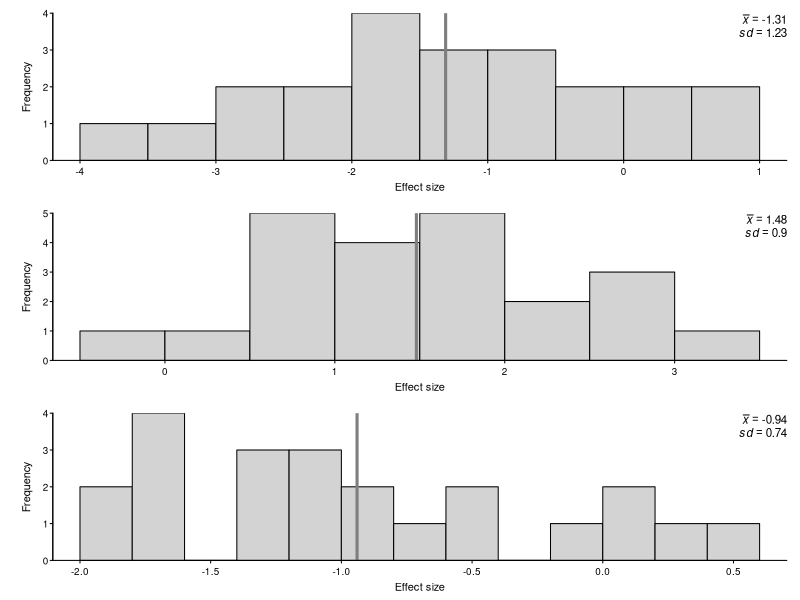

Write the R code that produced this figure.
# Summary of detection-time sensitivities (regression coefficients)
# from Novak 2013 as requested by reviewer

htimes <-
  read.csv("../data/orig/NZ-HandlingTimes-MRegnCoeff-MeasuredOnly.csv",
           skip = 2)

# As done in 'DataPrep.R'
htimes <- subset(htimes, ConLevel == 0.1 & Type != 'Unweighted')

# Here also remove 'mean' estimates (i.e. estimates based on only 1 observation)
# but keep H.scobina since they are used too
htimes <- subset(htimes, Type != 'Mean')

# Calculate mean effect size
summ <- round(apply(cbind(htimes$logPredSizeC, 
                    htimes$logPreySizeC, 
                    htimes$logTempC), 
              2, 
              function(x){c(mean = mean(x), 
                            sd = sd(x))}),
              2)

pdf('../figs/MRegnCoeff_histograms.pdf', height = 5, width = 3)
par(
  cex = 0.8,
  cex.axis = 0.9,
  cex.lab = 1,
  tcl = -0.2,
  mar = c(3, 4, 1, 1),
  mgp = c(1.5, 0.3, 0),
  las = 1,
  yaxs = 'i',
  mfrow = c(3, 1)
)
  bks <- 10
  
  hist(htimes$logPredSizeC, 
       breaks = bks, 
       main = '',
       xlab = 'Effect size')
    abline(v = summ['mean', 1], 
           col = 'grey50', 
           lwd = 3)
    box(lwd = 1,
        bty = 'l')
    mtext('(a)', 
          3, 
          adj = -0.2, 
          line = 0, 
          cex = 0.8)
    mtext(bquote(bar(italic(x)) == .(summ['mean', 1])), 
          3,
          adj = 1,
          line = -1,
          cex = 0.7)
    mtext(bquote(italic(sd) == .(summ['sd', 1])), 
          3,
          adj = 1,
          line = -2, 
          cex = 0.7)
    
  hist(htimes$logPreySizeC, 
       breaks = bks, 
       main = '',
       xlab = 'Effect size')
    abline(v = summ['mean', 2], 
         col = 'grey50', 
         lwd = 3)
    box(lwd = 1,
        bty = 'l')
    mtext('(b)', 
          3, 
          adj = -0.2, 
          line = 0, 
          cex = 0.8)
    mtext(bquote(bar(italic(x)) == .(summ['mean', 2])), 
          3,
          adj = 1,
          line = -1,
          cex = 0.7)
    mtext(bquote(italic(sd) == .(summ['sd', 2])), 
          3,
          adj = 1,
          line = -2, 
          cex = 0.7)
    
  hist(htimes$logTempC, 
       breaks = bks, 
       main = '',
       xlab = 'Effect size')
    abline(v = summ['mean', 3], 
         col = 'grey50', 
         lwd = 3)
    box(lwd = 1,
        bty = 'l')
    mtext('(c)', 
          3, 
          adj = -0.2, 
          line = 0, 
          cex = 0.8)
    mtext(bquote(bar(italic(x)) == .(summ['mean', 3])), 
          3,
          adj = 1,
          line = -1,
          cex = 0.7)
    mtext(bquote(italic(sd) == .(summ['sd', 3])), 
          3,
          adj = 1,
          line = -2, 
          cex = 0.7)
dev.off()

